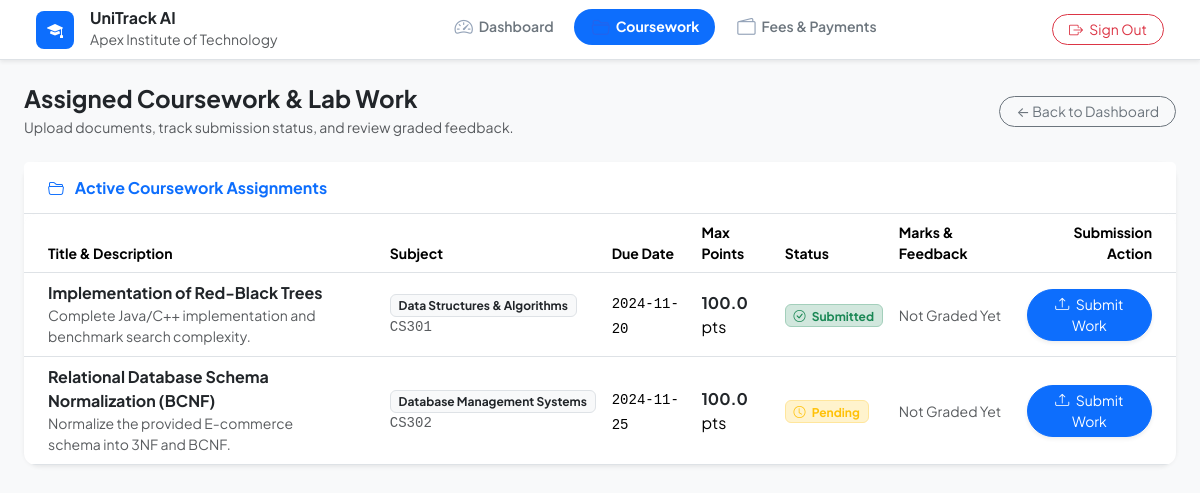
Page /student/assignments (signed in) on the committed database.
### tables this page shows
CREATE TABLE universities (
            id TEXT PRIMARY KEY,
            name TEXT NOT NULL,
            email TEXT UNIQUE NOT NULL,
            address TEXT,
            status TEXT NOT NULL DEFAULT 'pending', -- 'pending', 'active', 'suspended', 'inactive'
            subscription_plan TEXT DEFAULT 'Standard',
            created_at TIMESTAMP DEFAULT CURRENT_TIMESTAMP,
            approved_at TIMESTAMP,
            approved_by TEXT
        );

CREATE TABLE assignment_submissions (
            id INTEGER PRIMARY KEY AUTOINCREMENT,
            university_id TEXT NOT NULL,
            assignment_id INTEGER NOT NULL,
            student_id INTEGER NOT NULL,
            status TEXT NOT NULL DEFAULT 'Pending', -- 'Completed', 'Pending', 'Missing', 'Late'
            submitted_at TIMESTAMP,
            score REAL,
            feedback TEXT,
            created_at TIMESTAMP DEFAULT CURRENT_TIMESTAMP, file_path TEXT, file_name TEXT, file_size INTEGER, marks_awarded REAL, evaluated_by INTEGER, evaluated_at TIMESTAMP,
            UNIQUE(university_id, assignment_id, student_id),
            FOREIGN KEY (university_id) REFERENCES universities (id) ON DELETE CASCADE,
            FOREIGN KEY (assignment_id) REFERENCES assignments (id) ON DELETE CASCADE,
            FOREIGN KEY (student_id) REFERENCES students (id) ON DELETE CASCADE
        );

CREATE TABLE assignments (
            id INTEGER PRIMARY KEY AUTOINCREMENT,
            university_id TEXT NOT NULL,
            department_id INTEGER,
            subject_id INTEGER,
            title TEXT NOT NULL,
            description TEXT,
            due_date DATE NOT NULL,
            max_points REAL DEFAULT 100.0,
            created_by INTEGER,
            created_at TIMESTAMP DEFAULT CURRENT_TIMESTAMP, course_id INTEGER, batch_id INTEGER, academic_year TEXT, file_path TEXT, file_name TEXT,
            FOREIGN KEY (university_id) REFERENCES universities (id) ON DELETE CASCADE,
            FOREIGN KEY (department_id) REFERENCES departments (id) ON DELETE SET NULL,
            FOREIGN KEY (subject_id) REFERENCES subjects (id) ON DELETE CASCADE,
            FOREIGN KEY (created_by) REFERENCES users (id) ON DELETE SET NULL
        );

CREATE TABLE subjects (
            id INTEGER PRIMARY KEY AUTOINCREMENT,
            university_id TEXT NOT NULL,
            department_id INTEGER,
            code TEXT NOT NULL,
            name TEXT NOT NULL,
            credits INTEGER DEFAULT 3,
            semester INTEGER DEFAULT 1,
            created_at TIMESTAMP DEFAULT CURRENT_TIMESTAMP,
            UNIQUE(university_id, code),
            FOREIGN KEY (university_id) REFERENCES universities (id) ON DELETE CASCADE,
            FOREIGN KEY (department_id) REFERENCES departments (id) ON DELETE SET NULL
        );

### Student_Performance_Analytics/app.py (the view)
@app.route('/student/assignments')
@student_required
def student_assignments_view():
    user = get_current_user()
    data = TenantService.get_student_portal_overview(user['university_id'], user['student_pk'])
    return render_template('student_assignments.html', active_page='student_assignments', data=data, user=user)

### Student_Performance_Analytics/app.py (called while the page is built)
@app.context_processor
def inject_global_template_vars():
    return {
        'current_user': get_current_user(),
        'csrf_token': generate_csrf_token,
        'generate_csrf_token': generate_csrf_token,
        'today': datetime.date.today().strftime('%Y-%m-%d')
    }

@app.before_request
def csrf_protection_hook():
    if app.config.get('TESTING'):
        return
    exempt_paths = ['/api/status', '/api/predict']
    if request.path not in exempt_paths:
        validate_csrf()

### Student_Performance_Analytics/auth.py (called while the page is built)
def generate_csrf_token():
    if '_csrf_token' not in session:
        session['_csrf_token'] = secrets.token_hex(32)
    return session['_csrf_token']

def validate_csrf():
    if request.method in ['POST', 'PUT', 'DELETE', 'PATCH']:
        token = (
            request.headers.get('X-CSRFToken') or
            request.form.get('csrf_token') or
            (request.is_json and request.get_json(silent=True) and request.get_json(silent=True).get('csrf_token'))
        )
        expected_token = session.get('_csrf_token')
        if not expected_token or not token or token != expected_token:
            log_audit_event('CSRF_VALIDATION_FAILED', f"Path: {request.path}")
            if request.is_json:
                abort(403, description="CSRF token validation failed or missing.")
            flash("Security check failed (CSRF token missing or expired). Please try again.", "danger")
            abort(403)

def get_current_user():
    return session.get('user')

def student_required(f):
    @functools.wraps(f)
    def decorated_function(*args, **kwargs):
        user = session.get('user')
        if not user or user.get('role') != 'student':
            flash("Please log in through the Student Portal to access this dashboard.", "warning")
            return redirect(url_for('student_login_view'))
        return f(*args, **kwargs)
    return decorated_function

### Student_Performance_Analytics/database.py (called while the page is built)
@contextmanager
def db_session():
    if getattr(_local, 'conn', None) is not None:
        yield _local.conn
    else:
        conn = get_db_connection()
        _local.conn = conn
        try:
            yield conn
            conn.commit()
        except Exception as e:
            conn.rollback()
            raise e
        finally:
            _local.conn = None
            conn.close()

### Student_Performance_Analytics/templates/student_assignments.html (shortened to what this page needs)
<!DOCTYPE html>
<html lang="en">
<head>
    <link href="https://cdn.jsdelivr.net/npm/bootstrap@5.3.3/dist/css/bootstrap.min.css" rel="stylesheet">
    <link rel="stylesheet" href="https://cdn.jsdelivr.net/npm/bootstrap-icons@1.11.3/font/bootstrap-icons.min.css">
    <link rel="stylesheet" href="{{ url_for('static', filename='css/style.css') }}">
</head>
<body class="bg-light">
    <nav class="bg-white border-bottom sticky-top py-2 px-4 shadow-sm">
        <div class="container-fluid d-flex align-items-center justify-content-between">
            <div class="d-flex align-items-center gap-3">
                <div class="bg-primary text-white rounded-3 p-2 d-flex align-items-center justify-content-center" style="width: 38px; height: 38px;">
                    <i class="bi bi-mortarboard-fill"></i>
                </div>
                <div>
                    <h6 class="fw-bold mb-0 text-dark">UniTrack AI</h6>
                    <small class="text-muted">{{ data.student.university_name }}</small>
                </div>
            </div>
            <ul class="nav nav-pills d-none d-md-flex gap-1">
                <li class="nav-item">
                    <a class="nav-link rounded-pill px-3 py-1 text-secondary" href="{{ url_for('student_dashboard_view') }}">
                        <i class="bi bi-speedometer2 me-1"></i> Dashboard
                    </a>
                </li>
                <li class="nav-item">
                    <a class="nav-link active rounded-pill px-3 py-1" href="{{ url_for('student_assignments_view') }}">
                        <i class="bi bi-folder2-open me-1"></i> Coursework
                    </a>
                </li>
                <li class="nav-item">
                    <a class="nav-link rounded-pill px-3 py-1 text-secondary" href="{{ url_for('student_fees_view') }}">
                        <i class="bi bi-wallet2 me-1"></i> Fees & Payments
                    </a>
                </li>
            </ul>
            <div class="d-flex align-items-center gap-2">
                <a href="{{ url_for('logout_view') }}" class="btn btn-outline-danger btn-sm rounded-pill px-3">
                    <i class="bi bi-box-arrow-right me-1"></i> Sign Out
                </a>
            </div>
        </div>
    </nav>
    <div class="container-fluid py-4 px-md-4">
        <div class="d-flex justify-content-between align-items-center mb-4">
            <div>
                <h4 class="fw-bold text-dark mb-1">Assigned Coursework & Lab Work</h4>
                <p class="text-muted small mb-0">Upload documents, track submission status, and review graded feedback.</p>
            </div>
            <a href="{{ url_for('student_dashboard_view') }}" class="btn btn-outline-secondary btn-sm rounded-pill px-3">
                &larr; Back to Dashboard
            </a>
        </div>
        <div class="card border-0 shadow-sm rounded-4">
            <div class="card-header bg-white border-bottom py-3 px-4">
                <h6 class="fw-bold mb-0 text-primary">
                    <i class="bi bi-folder2-open me-2"></i> Active Coursework Assignments
                </h6>
            </div>
            <div class="card-body p-0">
                <div class="table-responsive">
                    <table class="table table-hover align-middle mb-0">
                        <thead class="bg-light small text-secondary">
                            <tr>
                                <th class="ps-4">Title & Description</th>
                                <th>Subject</th>
                                <th>Due Date</th>
                                <th>Max Points</th>
                                <th>Status</th>
                                <th>Marks & Feedback</th>
                                <th class="pe-4 text-end">Submission Action</th>
                            </tr>
                        </thead>
                        <tbody>
                            {% for a in data.assignments %}
                            <tr>
                                <td class="ps-4">
                                    <strong class="text-dark d-block">{{ a.title }}</strong>
                                    <small class="text-muted d-inline-block" style="max-width: 280px;">{{ a.description }}</small>
                                </td>
                                <td>
                                    <span class="badge bg-light text-dark border">{{ a.subject_name or 'General' }}</span>
                                    <span class="small text-muted d-block font-monospace">{{ a.subject_code }}</span>
                                </td>
                                <td>
                                    <span class="small font-monospace">{{ a.due_date }}</span>
                                </td>
                                <td>
                                    <span class="fw-bold text-dark">{{ a.max_points or 100 }}</span> pts
                                </td>
                                <td>
                                    {% if a.submission_status == 'Submitted' or a.submission_status == 'Completed' %}
                                        <span class="badge bg-success-subtle text-success border border-success-subtle">
                                            <i class="bi bi-check-circle me-1"></i> Submitted
                                        </span>
                                    {% else %}
                                        <span class="badge bg-warning-subtle text-warning border border-warning-subtle">
                                            <i class="bi bi-clock me-1"></i> Pending
                                        </span>
                                    {% endif %}
                                </td>
                                <td>
                                    {% if a.marks_awarded is not none %}
                                        <strong class="text-success">{{ a.marks_awarded }}</strong> / {{ a.max_points }}
                                        {% if a.feedback %}
                                            <small class="d-block text-muted fst-italic">{{ a.feedback }}</small>
                                        {% endif %}
                                    {% else %}
                                        <span class="text-muted small">Not Graded Yet</span>
                                    {% endif %}
                                </td>
                                <td class="pe-4 text-end">
                                    <button class="btn btn-sm btn-primary rounded-pill px-3 shadow-sm" data-bs-toggle="modal" data-bs-target="#submitModal{{ a.id }}">
                                        <i class="bi bi-upload me-1"></i> Submit Work
                                    </button>
                                </td>
                            </tr>
                            {% else %}
                            <tr><td colspan="7" class="text-center py-4 text-muted">No assignments listed for this semester.</td></tr>
                            {% endfor %}
                        </tbody>
                    </table>
                </div>
            </div>
        </div>
    </div>
</body>
</html>

### Student_Performance_Analytics/static/css/style.css (style rules this page uses)
:root { --bg-main: #FFFFFF; --bg-canvas: #F8FAFC; --primary-blue: #2563EB; --primary-blue-hover: #1D4ED8; --dark-blue: #1E3A8A; --light-blue: #EFF6FF; --light-blue-hover: #DBEAFE; --text-primary: #172554; --text-secondary: #64748B; --text-muted: #94A3B8; --border-color: #E2E8F0; --border-subtle: #F1F5F9; --card-bg: #FFFFFF; --card-shadow: 0 4px 14px 0 rgba(30, 58, 138, 0.05), 0 1px 3px 0 rgba(0, 0, 0, 0.02); --card-shadow-hover: 0 10px 25px -3px rgba(37, 99, 235, 0.12), 0 4px 6px -2px rgba(0, 0, 0, 0.04); --danger-red: #DC2626; --danger-bg: #FEF2F2; --warning-orange: #D97706; --warning-bg: #FFFBEB; --success-green: #059669; --success-bg: #ECFDF5; --accent-purple: #7C3AED; --accent-purple-bg: #F5F3FF; --sidebar-width: 260px; --topbar-height: 70px; --radius-sm: 8px; --radius-md: 12px; --radius-lg: 16px; --radius-pill: 9999px; --transition: all 0.25s cubic-bezier(0.4, 0, 0.2, 1); }
* { box-sizing: border-box; margin: 0; padding: 0; }
body { font-family: 'Plus Jakarta Sans', -apple-system, BlinkMacSystemFont, 'Segoe UI', Roboto, sans-serif; background-color: var(--bg-canvas); color: var(--text-primary); min-height: 100vh; overflow-x: hidden; line-height: 1.5; }
.nav-item { margin-bottom: 0.35rem; }
.nav-link { display: flex; align-items: center; padding: 0.7rem 0.85rem; border-radius: var(--radius-md); color: var(--text-secondary); font-weight: 600; font-size: 0.875rem; text-decoration: none; transition: var(--transition); }
.nav-link i { font-size: 1.15rem; margin-right: 0.75rem; width: 22px; text-align: center; color: var(--text-muted); transition: var(--transition); }
.nav-link.active { background-color: var(--light-blue); color: var(--primary-blue); font-weight: 700; }
.nav-link.active i { color: var(--primary-blue); }
.card { background: var(--card-bg); border: 1px solid var(--border-color); border-radius: var(--radius-lg); box-shadow: var(--card-shadow); transition: var(--transition); }
.table-responsive { border-radius: var(--radius-md); }

### rows in the picture
universities: student.university_name "Apex Institute of Technology"
assignment_submissions: title "Implementation of Red-Black Trees", description "Complete Java/C++ implementation and benchmark search complexity.", name "Data Structures & Algorithms", subject_code "CS301", due_date "2024-11-20", max_points "100.0", status "Completed" (drawn)
assignments: title "Relational Database Schema Normalization (BCNF)", description "Normalize the provided E-commerce schema into 3NF and BCNF.", name "Database Management Systems", subject_code "CS302", due_date "2024-11-25", max_points "100.0", shows "Pending"
